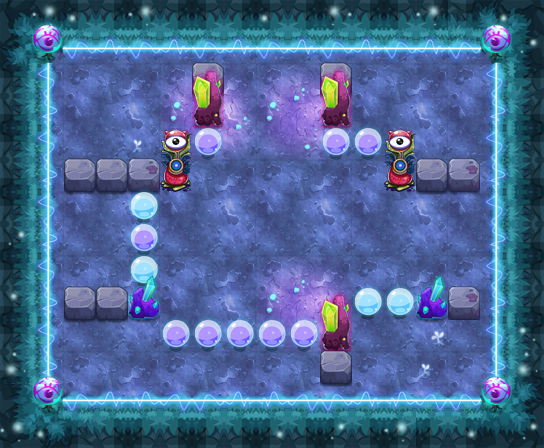

Rendered tile map (Tiled .tmx) drawn with the repository's tilesets; below, a short description and the map source with its tile grids summarised:
An orthogonal 17x14 tile map with 32x32 px tiles, 17 tile layers (PASS, 块层 2, 块层 15, 块层 13, ...) and 12 objects (8x TRAP, 3x zmwl1, PLAYER).

<map version="1.0" orientation="orthogonal" width="17" height="14" tilewidth="32" tileheight="32">
 <properties>
  <property name="DESTRY1" value="27" />
  <property name="DESTRY2" value="39" />
  <property name="DESTRY_COUNT" value="2" />
  <property name="EXP" value="1400" />
  <property name="ITEM" value="D056" />
  <property name="LOSE_SCRIPT" value="" />
  <property name="MONEY" value="2100" />
  <property name="START_SCRIPT" value="" />
  <property name="WIN_SCRIPT" value="" />
 </properties>
 <tileset firstgid="1" name="ysmg" tilewidth="32" tileheight="32">
  <image source="ysmg.png" width="480" height="535" />
 </tileset>
 <layer name="PASS" width="17" height="14">
  <data>[238 cells, 139 non-empty, 10 distinct tile ids]</data>
 </layer>
 <layer name="块层 2" width="17" height="14">
  <data>[238 cells, 238 non-empty, 26 distinct tile ids]</data>
 </layer>
 <layer name="块层 15" width="17" height="14">
  <data>[238 cells, 28 non-empty, 6 distinct tile ids]</data>
 </layer>
 <layer name="块层 13" width="17" height="14">
  <data>[238 cells, 52 non-empty, 6 distinct tile ids]</data>
 </layer>
 <layer name="块层 3" width="17" height="14">
  <data>[238 cells, 19 non-empty, 5 distinct tile ids]</data>
 </layer>
 <layer name="块层 6" width="17" height="14">
  <data>[238 cells, 31 non-empty, 7 distinct tile ids]</data>
 </layer>
 <layer name="SHELTER 11" width="17" height="14">
  <data>[238 cells, 2 non-empty, 1 distinct tile ids]</data>
 </layer>
 <layer name="SHELTER 10" width="17" height="14">
  <data>[238 cells, 1 non-empty, 1 distinct tile ids]</data>
 </layer>
 <layer name="SHELTER 9" width="17" height="14">
  <data>[238 cells, 6 non-empty, 2 distinct tile ids]</data>
 </layer>
 <layer name="SHELTER 8" width="17" height="14">
  <data>[238 cells, 7 non-empty, 4 distinct tile ids]</data>
 </layer>
 <layer name="SHELTER 7" width="17" height="14">
  <data>[238 cells, 1 non-empty, 1 distinct tile ids]</data>
 </layer>
 <layer name="SHELTER 6" width="17" height="14">
  <data>[238 cells, 1 non-empty, 1 distinct tile ids]</data>
 </layer>
 <layer name="SHELTER 5" width="17" height="14">
  <data>[238 cells, 1 non-empty, 1 distinct tile ids]</data>
 </layer>
 <layer name="SHELTER 4" width="17" height="14">
  <data>[238 cells, 7 non-empty, 3 distinct tile ids]</data>
 </layer>
 <layer name="SHELTER 3" width="17" height="14">
  <data>[238 cells, 4 non-empty, 1 distinct tile ids]</data>
 </layer>
 <layer name="SHELTER 2" width="17" height="14">
  <data>[238 cells, 2 non-empty, 1 distinct tile ids]</data>
 </layer>
 <layer name="SHELTER 1" width="17" height="14">
  <data>[238 cells, 2 non-empty, 1 distinct tile ids]</data>
 </layer>
 <objectgroup name="对象层 1" width="17" height="14">
  <object name="PLAYER" type="PLAYER" x="256" y="64" width="32" height="32" />
  <object name="zmwl1" x="160" y="352" width="32" height="32">
   <properties>
    <property name="lua_ai" value="monster_zmwl_ai" />
    <property name="quality" value="zmwl1.quality" />
   </properties>
  </object>
  <object name="fire_auto_control1" type="TRAP" x="0" y="416" width="32" height="32">
   <properties>
    <property name="trap_delay" value="2" />
    <property name="trap_id" value="0" />
    <property name="trap_script" value="trap(&quot;fire1&quot;):setOpened( not trap(&quot;fire1&quot;):getOpened()  );  trap(&quot;fire1&quot;):setVisit( not trap(&quot;fire1&quot;):getVisit()  );" />
    <property name="trap_start_mode" value="2" />
    <property name="trap_state" value="close" />
   </properties>
  </object>
  <object name="fire_auto_control2" type="TRAP" x="32" y="416" width="32" height="32">
   <properties>
    <property name="trap_delay" value="2" />
    <property name="trap_id" value="0" />
    <property name="trap_script" value="trap(&quot;fire2&quot;):setOpened( not trap(&quot;fire2&quot;):getOpened()  );  trap(&quot;fire2&quot;):setVisit( not trap(&quot;fire2&quot;):getVisit()  );" />
    <property name="trap_start_mode" value="2" />
    <property name="trap_state" value="open" />
   </properties>
  </object>
  <object name="fire_control1" type="TRAP" x="448" y="64" width="32" height="32">
   <properties>
    <property name="trap_ani" value="switch.actor" />
    <property name="trap_floor" value="true" />
    <property name="trap_id" value="0" />
    <property name="trap_script" value=" trap(&quot;fire_control1&quot;):setOpened(false);  trap(&quot;fire_control2&quot;):setOpened(true);  trap(&quot;fire_auto_control1&quot;):setOpened( true );trap(&quot;fire_auto_control2&quot;):setOpened( false ); trap(&quot;fire2&quot;):setOpened(true);   trap(&quot;fire2&quot;):setVisit(true); " />
    <property name="trap_sound_id" value="2" />
    <property name="trap_start_mode" value="0" />
    <property name="trap_state" value="open" />
   </properties>
  </object>
  <object name="fire1" type="TRAP" x="160" y="160" width="32" height="128">
   <properties>
    <property name="trap_id" value="1" />
    <property name="trap_particle" value="trap_fire_down_up_4.plist" />
    <property name="trap_state" value="open" />
   </properties>
  </object>
  <object name="fire_control2" type="TRAP" x="64" y="64" width="32" height="32">
   <properties>
    <property name="trap_ani" value="switch.actor" />
    <property name="trap_floor" value="true" />
    <property name="trap_id" value="0" />
    <property name="trap_script" value=" trap(&quot;fire_control2&quot;):setOpened(false);  trap(&quot;fire_control1&quot;):setOpened(true); trap(&quot;fire_auto_control2&quot;):setOpened( true );trap(&quot;fire_auto_control1&quot;):setOpened( false ); trap(&quot;fire1&quot;):setOpened(true);  trap(&quot;fire1&quot;):setVisit(true); " />
    <property name="trap_sound_id" value="2" />
    <property name="trap_start_mode" value="0" />
    <property name="trap_state" value="close" />
   </properties>
  </object>
  <object name="mp1" type="TRAP" x="64" y="192" width="32" height="32">
   <properties>
    <property name="trap_ani" value="mp.actor" />
    <property name="trap_floor" value="true" />
    <property name="trap_id" value="0" />
    <property name="trap_script" value="trap_moveto(&quot;PLAYER&quot;, &quot;mp1&quot;,target(&quot;mp2&quot;):getX(),target(&quot;mp2&quot;):getY() );" />
    <property name="trap_sound_id" value="1" />
    <property name="trap_start_mode" value="0" />
    <property name="trap_state" value="open" />
   </properties>
  </object>
  <object name="mp2" type="TRAP" x="448" y="192" width="32" height="32">
   <properties>
    <property name="trap_ani" value="mp.actor" />
    <property name="trap_floor" value="true" />
    <property name="trap_id" value="0" />
    <property name="trap_script" value="trap_moveto(&quot;PLAYER&quot;, &quot;mp2&quot;,target(&quot;mp1&quot;):getX(),target(&quot;mp1&quot;):getY() );" />
    <property name="trap_sound_id" value="1" />
    <property name="trap_start_mode" value="0" />
    <property name="trap_state" value="open" />
   </properties>
  </object>
  <object name="zmwl1" x="96" y="224" width="32" height="32">
   <properties>
    <property name="lua_ai" value="monster_zmwl_ai" />
    <property name="quality" value="zmwl1.quality" />
   </properties>
  </object>
  <object name="zmwl1" x="416" y="352" width="32" height="32">
   <properties>
    <property name="lua_ai" value="monster_zmwl_ai" />
    <property name="quality" value="zmwl1.quality" />
   </properties>
  </object>
  <object name="fire2" type="TRAP" x="384" y="160" width="32" height="128">
   <properties>
    <property name="trap_id" value="1" />
    <property name="trap_particle" value="trap_fire_down_up_4.plist" />
    <property name="trap_state" value="open" />
   </properties>
  </object>
 </objectgroup>
</map>
